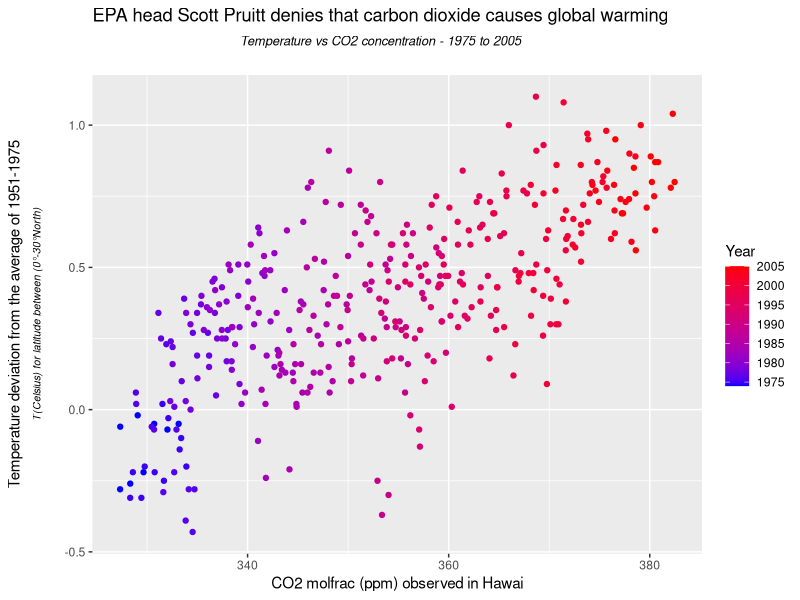

Recreate this plot in R.
## ---- chunk 1
library(dplyr)
library(tidyr)
library(ggplot2)
library(gridExtra)
library(grid)


df<-read.csv('co2_temp.csv')
df$X<-NULL

ggplot(df,aes(y=Temperature,x=co2,color=Year))+geom_point()+scale_color_gradient(low="blue", high="red") +   ggtitle(expression(atop("EPA head Scott Pruitt denies that carbon dioxide causes global warming", atop(italic("Temperature vs CO2 concentration - 1975 to 2005"), ""))))+ xlab("CO2 molfrac (ppm) observed in Hawai") +
  
  ylab(expression(atop("Temperature deviation from the average of 1951-1975", atop(italic("T(Celsius) for latitude between (0°-30°North)"), ""))))
